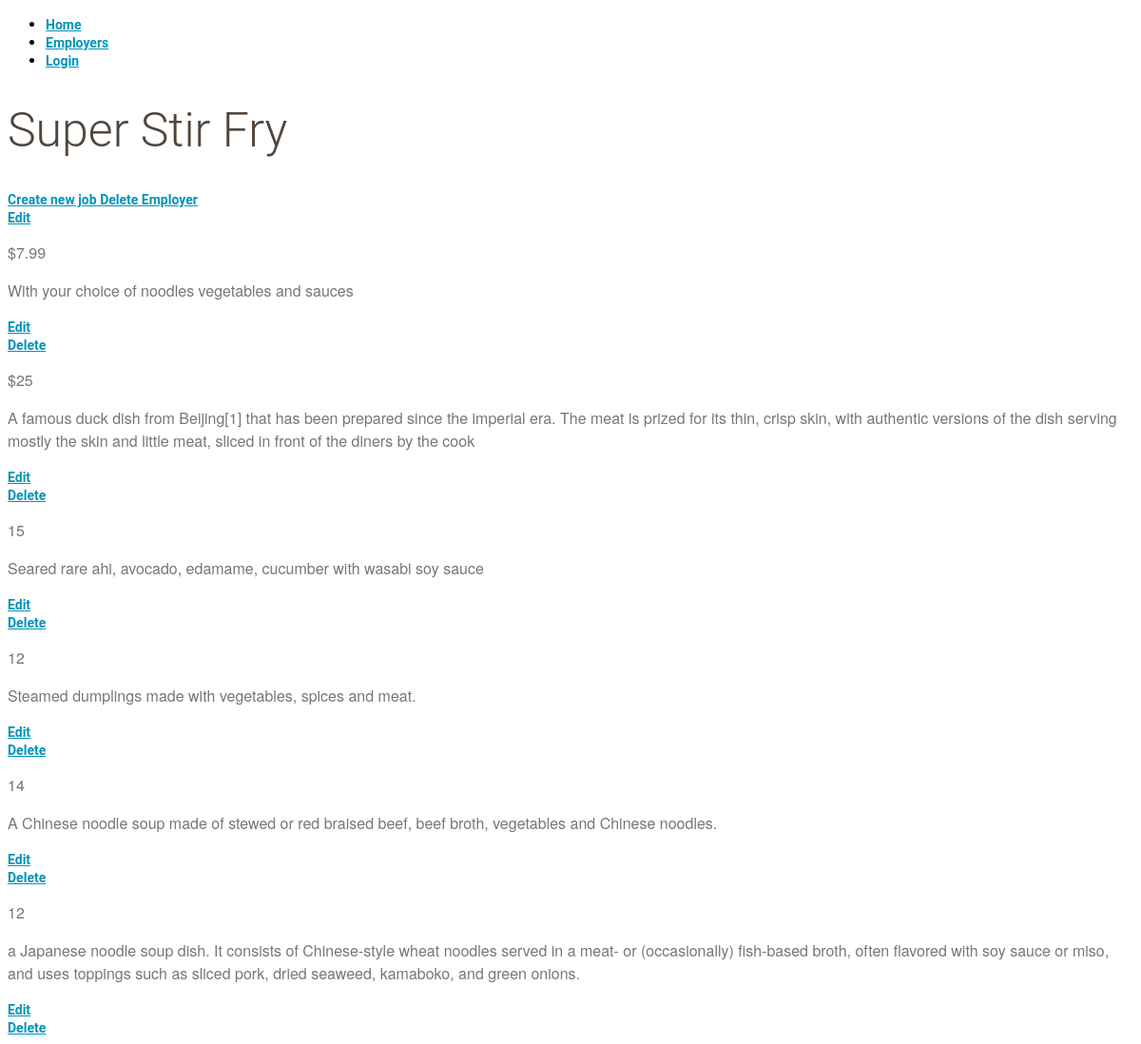
The page /employer/2 on the database its author committed.
### Catalog-Final-Project/database_setup.py (models this page shows, shortened)
class Employer(Base):
    __tablename__ = 'employer'
    id = Column(Integer, primary_key=True)
    name = Column(String(250), nullable=False)
    user_id = Column(Integer, ForeignKey('user.id'))
    user = relationship(User)

class Job(Base):
    __tablename__ = 'job'
    id = Column(Integer, primary_key=True)
    header = Column(String(80), nullable=False)
    description = Column(String(80))
    salary = Column(String(8))
    category = Column(String(250))
    employer_id = Column(Integer, ForeignKey('employer.id'))
    employer = relationship(Employer)
    user_id = Column(Integer, ForeignKey('user.id'))
    user = relationship(User)

### Catalog-Final-Project/methods/employer/viewEmployer.py (the view)
@routes.route("/employer/<int:employer_id>")
def viewSingleEmployer(employer_id):
    employer = session.query(
        Employer).filter_by(id=employer_id).one()
    jobs = session.query(Job).filter_by(
        employer_id=employer_id).all()
    creator = userMethods.getUserInfo(employer.user_id)
    if 'username' not in login_session or creator.id != login_session['user_id']:
        return render_template('private-employer.html', employer=employer,
                               jobs=jobs, employer_id=employer_id)
    else:
        return render_template('private-employer.html', employer=employer,
                               jobs=jobs, employer_id=employer_id)

### Catalog-Final-Project/methods/userMethods.py (called while the page is built)
def getUserInfo(user_id):
    user = session.query(User).filter_by(id=user_id).one()
    return user

### Catalog-Final-Project/templates/private-employer.html (shortened to what this page needs)
{% extends "base.html" %}
{% set active_page = "TODO" %}
{% block content %}
<h1>{{employer.name}}</h1>
<a href="{{url_for('routes.newJob', employer_id = employer.id, job_id = jobs.id )}}">
	Create new job
</a>
<a href="{{url_for('routes.deleteEmployer', employer_id = employer.id )}}">
	Delete Employer
</a>
<div class="">
	<a href="{{url_for('routes.editEmployer', employer_id = employer.id)}}">
	Edit
</a>
{% for i in jobs %}
<div>
    <div class = 'nameAndPrice'>
		<span class = 'salary'>
		<p>{{i.salary}} </p>
	</span>
	</div>
	<div class="description">
		<p>{{i.description}}</p>
	</div>
	</div>
		<div class="editdeletepane">
			<a href="{{url_for('routes.editJob', employer_id = employer.id, job_id = i.id)}}">
			Edit
		</a>
		<a href="{{url_for('routes.deleteJob', employer_id = employer.id, job_id = i.id )}}">
			Delete
		</a>
</div>
{% endfor %}
{% endblock %}

### Catalog-Final-Project/static/style.css (style rules this page uses)
* { font-family: "Helvetica Neue Bold", Roboto, Helvetica, Arial, sans-serif; font-weight: 700; }
h1 { font-family: "Helvetica Neue Light", Roboto, Helvetica, Arial, sans-serif; font-size: 50px; color: #51453B; line-height: 60px; font-weight: 300; }
p { font-family: "Helvetica Neue", Roboto, Helvetica, Arial, sans-serif; font-size: 16px; color: #7B7573; line-height: 24px; font-weight: 400; }
a { font-size: 14px; color: #0093B9; line-height: 17px; }

### rows shown on the page
Employer: name "Super Stir Fry"
Job: salary "$7.99", description "With your choice of noodles vegetables and sauces"
Job: salary "$25", description "A famous duck dish from Beijing[1] that has been prepared since the imperial era. The meat is prized for its thin, crisp skin, with authentic versions of the dish serving mostly the skin and little meat, sliced in front of the diners by the cook"
Job: salary "15", description "Seared rare ahi, avocado, edamame, cucumber with wasabi soy sauce"
Job: salary "12", description "Steamed dumplings made with vegetables, spices and meat."
Job: salary "14", description "A Chinese noodle soup made of stewed or red braised beef, beef broth, vegetables and Chinese noodles."
Job: salary "12", description "a Japanese noodle soup dish. It consists of Chinese-style wheat noodles served in a meat- or (occasionally) fish-based broth, often flavored with soy sauce or miso, and uses toppings such as sliced pork, dried seaweed, kamaboko, and green onions."

### other values the page prints
{{ caption|e }} "Home" "Employers" "Login"
